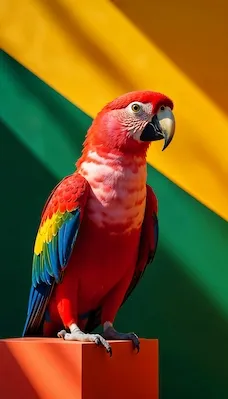
#> input picture Color Spaces/parrot.webp, 228 x 399 px, found by its file name
$ python 'split rgb.py'
#> lines starting #> are read from the running program, lines starting #| are printed output that depends on the picture
import cv2
import numpy as np

image = cv2.imread('Color Spaces\parrot.webp')
#> image is the input picture: shape (399, 228, 3); mean B, G, R 29.4, 84.9, 118.2

B,G,R = cv2.split(image)
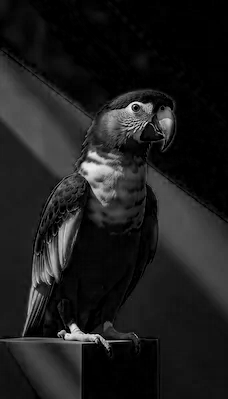
#> B: shape (399, 228); min 0, max 250, mean 29.4
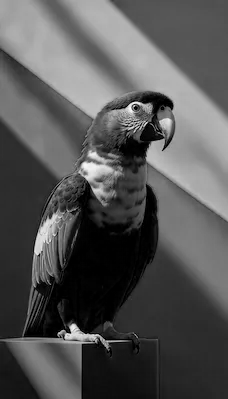
#> G: shape (399, 228); min 0, max 255, mean 84.9
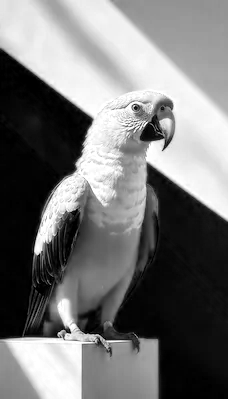
#> R: shape (399, 228); min 0, max 255, mean 118.2
cv2.imshow("Original image", image)
cv2.waitKey(0)

cv2.imshow("Original Blue",B)
cv2.waitKey(0)

cv2.imshow("Original Green",G)
cv2.waitKey(0)

cv2.imshow("Original Red",R)
cv2.waitKey(0)

cv2.destroyAllWindows()
